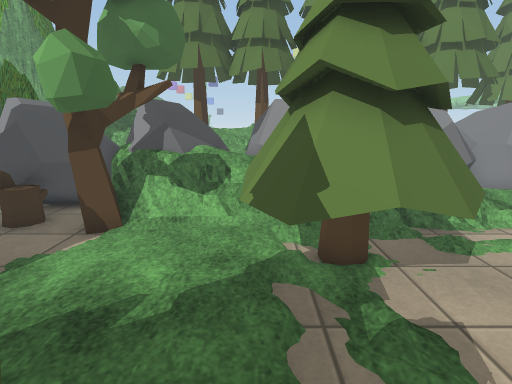
View 1 (above)

17 first-person views from a walk through a Unity game level. The camera is 1.4 m above the floor, tilts 12° down and sees 80° across. The floor is counted in squares, 0.5 m on a side. Each view is taken from the middle of a square. On the plan, view 1 faces up. The plan holds only what a view shows up to about 20 squares ahead; the rest is blank. The place goes on beyond the plan. The player is left out. Some surface patterns are stand-ins.

View 2
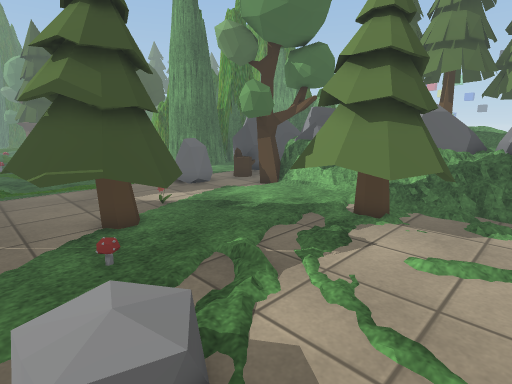

View 3
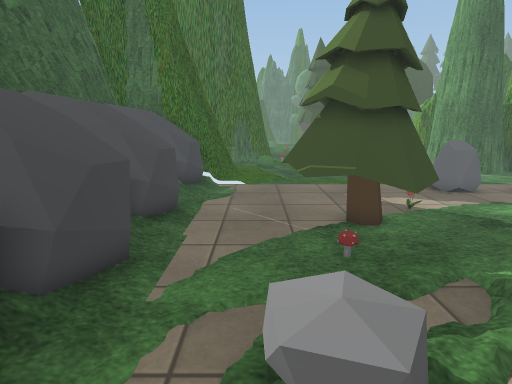

View 4
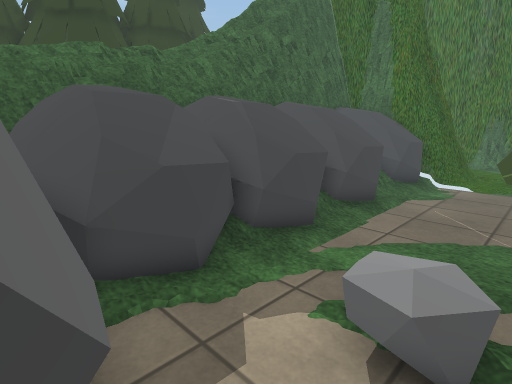

View 5
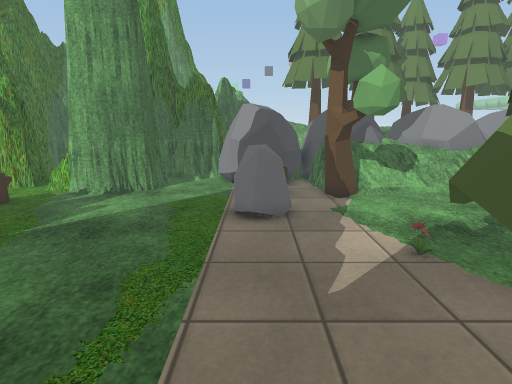

View 6
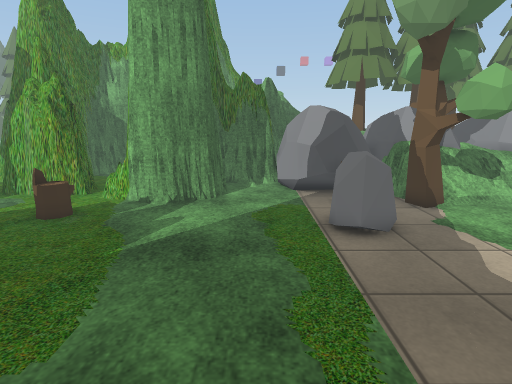

View 7
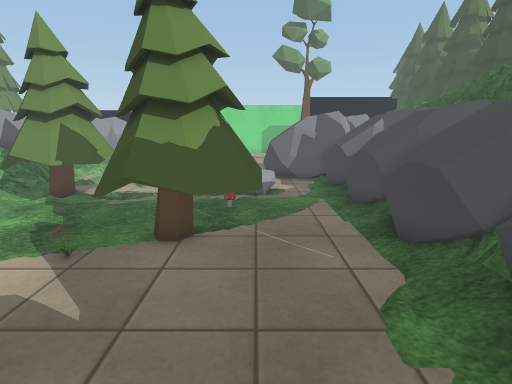

View 8
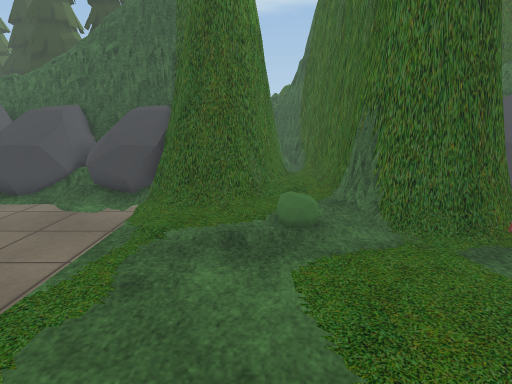

View 9
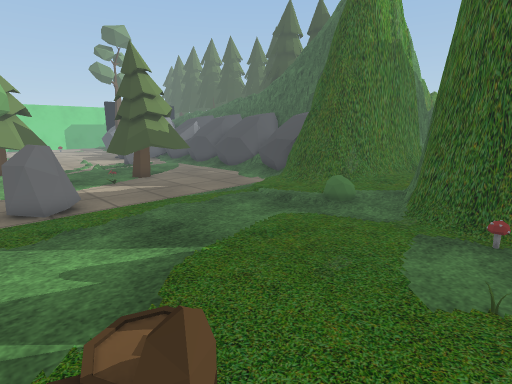

View 10
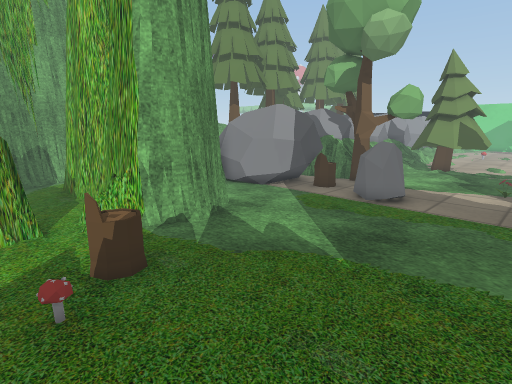

View 11
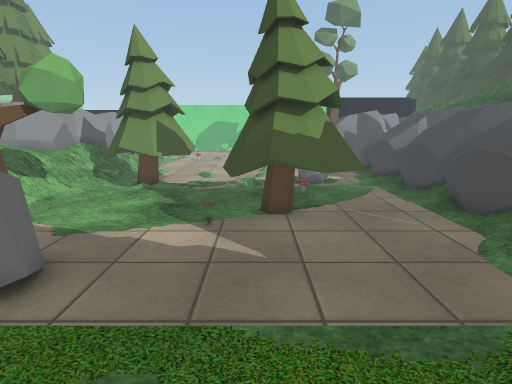

View 12
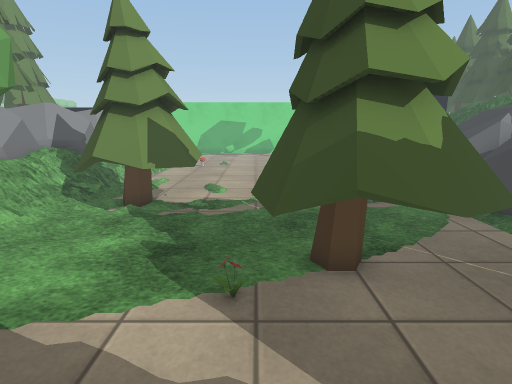

View 13
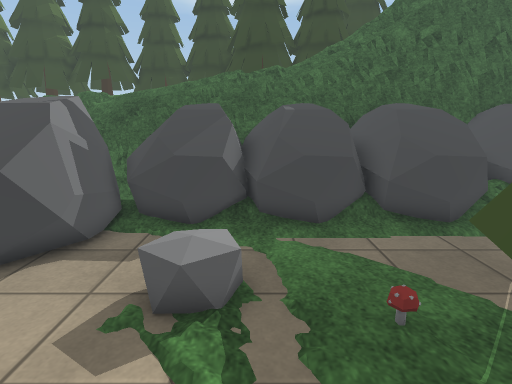

View 14
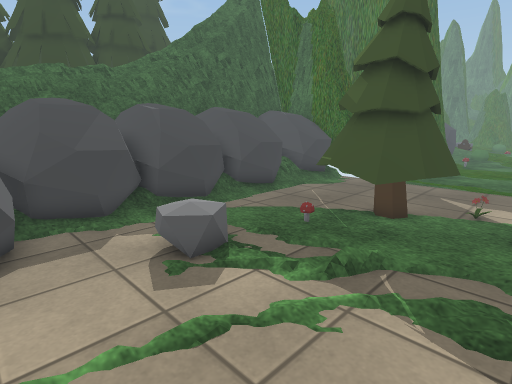

View 15
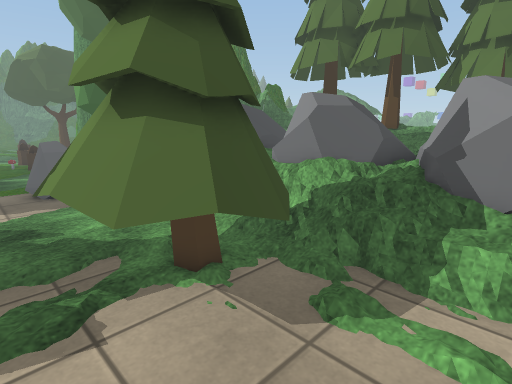

View 16
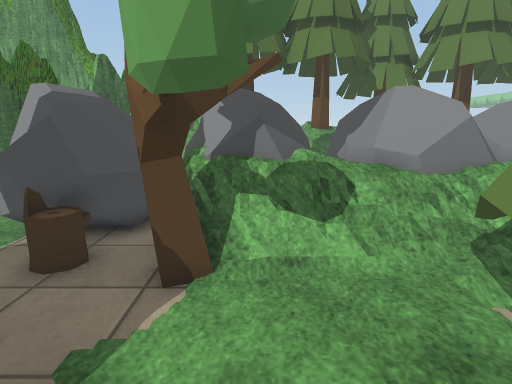

View 17
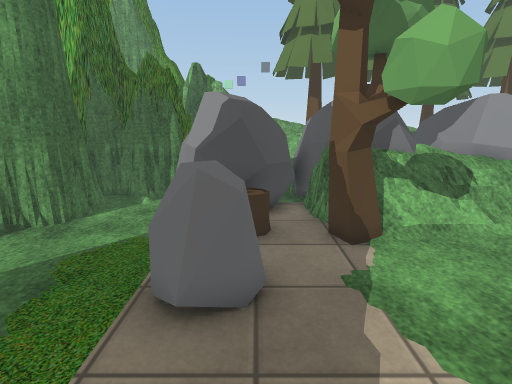

### Floor plan
Key: @ floor where view 1 was taken; # wall or solid block; x gap in a wall; . main floor; : floor 0.25 m higher than the main floor; + floor 0.5 m higher than the main floor; * floor 0.75 m higher than the main floor; % floor 1 m higher than the main floor; / step, stairs or slope; = window, fence, low wall or low ledge; R rock; S stump; T tree; F flower; M mushroom; O other object.
Columns run from 20 left of view 1 to 7 right of it. Each row starts with its distance up from view 1.
 15     #  ####    R   =
 14   ..#######R   R RR#R  RRR
 13  ...######RR RRR #R#R RRRR
 12  #..#  #..RR RRR##R%RRRRRRR
 11 ##  #  #=.RRRRR###R%#RRR*RR
 10 ## x####...RRRR####==R##=RRR
  9 ....###.....SS.TT#=##:::+:::
  8 ...............TT....T T....
  7 ..S.........RR..TT..TTTTT/..
  6 .M.........RRR..T...TTTTT...
  5 ............RR......TTTTT...
  4 ....................TTTT....
  3 ............................
  2 O...............FTT.........
  1 ...............TTTTT........
  0 ...............TTTTT@.......
 -1  M.............TTTTTM.......
 -2 ###=.//........TTTT....O....
 -3  ###../....................R
 -4    ##...::................RR
 -5    ##.:=###=..............RR
 -6    ##: ## #RRRRRRRRRRRRRRRRR
 -7    #=:=#  #RRRRRRRRRRRRRRRRR
 -8    ##:##  #RRRRRRRRRRRRRRRR
 -9    ##:##  #R RRRRRRRRRRRRRR=
-10     #:#      R####R## RR R #
-11     ###        #  R#########

Where each view was taken, in squares from view 1:
view 1: 0 up, 0 right, facing up
view 2: 3 down, 6 right, facing up-left
view 3: 3 down, 6 right, facing left
view 4: 1 down, 7 right, facing down-left
view 5: 4 down, 8 left, facing up
view 6: 3 down, 11 left, facing up
view 7: 2 down, 11 left, facing right
view 8: 6 up, 13 left, facing down
view 9: 8 up, 20 left, facing down-right
view 10: 1 up, 20 left, facing up-right
view 11: 1 up, 13 left, facing right
view 12: 2 up, 9 left, facing right
view 13: 3 up, 2 right, facing down
view 14: 4 up, 7 right, facing down-left
view 15: 3 up, 7 right, facing up-left
view 16: 3 up, 3 left, facing up
view 17: 1 up, 7 left, facing up
